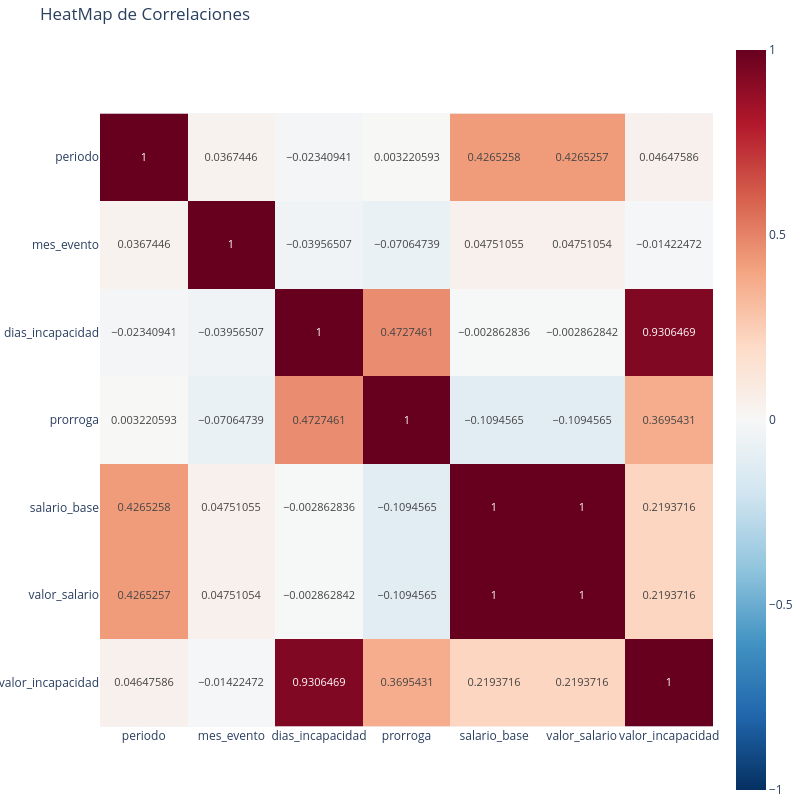

Here is the notebook cell this chart was saved with:
### Markdown cell above
##### 4.5 Cálculo de correlación entre variables (Correlación de Pearson)

### Code cell
graph.graficarHeatMapMatrizCorrelaciones()

### Figure 1 — Plotly figure (JSON) as saved in the notebook; plotly's stock layout.template omitted (floating-point values rounded to 4 significant figures)
{"data": [{"coloraxis": "coloraxis", "hovertemplate": "x: %{x}<br>y: %{y}<br>color: %{z}<extra></extra>", "name": "0", "texttemplate": "%{z}", "type": "heatmap", "x": ["periodo", "mes_evento", "dias_incapacidad", "prorroga", "salario_base", "valor_salario", "valor_incapacidad"], "xaxis": "x", "y": ["periodo", "mes_evento", "dias_incapacidad", "prorroga", "salario_base", "valor_salario", "valor_incapacidad"], "yaxis": "y", "z": [[1.0, 0.03674, -0.02341, 0.003221, 0.4265, 0.4265, 0.04648], [0.03674, 1.0, -0.03957, -0.07065, 0.04751, 0.04751, -0.01422], [-0.02341, -0.03957, 1.0, 0.4727, -0.002863, -0.002863, 0.9306], [0.003221, -0.07065, 0.4727, 1.0, -0.1095, -0.1095, 0.3695], [0.4265, 0.04751, -0.002863, -0.1095, 1.0, 1.0, 0.2194], [0.4265, 0.04751, -0.002863, -0.1095, 1.0, 1.0, 0.2194], [0.04648, -0.01422, 0.9306, 0.3695, 0.2194, 0.2194, 1.0]]}], "layout": {"coloraxis": {"cmax": 1, "cmin": -1, "colorscale": [[0, "rgb(5,48,97)"], [0.1, "rgb(33,102,172)"], [0.2, "rgb(67,147,195)"], [0.3, "rgb(146,197,222)"], [0.4, "rgb(209,229,240)"], [0.5, "rgb(247,247,247)"], [0.6, "rgb(253,219,199)"], [0.7, "rgb(244,165,130)"], [0.8, "rgb(214,96,77)"], [0.9, "rgb(178,24,43)"], [1, "rgb(103,0,31)"]]}, "height": 800, "margin": {"b": 0, "l": 0, "r": 0, "t": 40}, "title": {"text": "HeatMap de Correlaciones"}, "width": 800, "xaxis": {"anchor": "y", "constrain": "domain", "domain": [0, 1], "scaleanchor": "y"}, "yaxis": {"anchor": "x", "autorange": "reversed", "constrain": "domain", "domain": [0, 1]}}}
